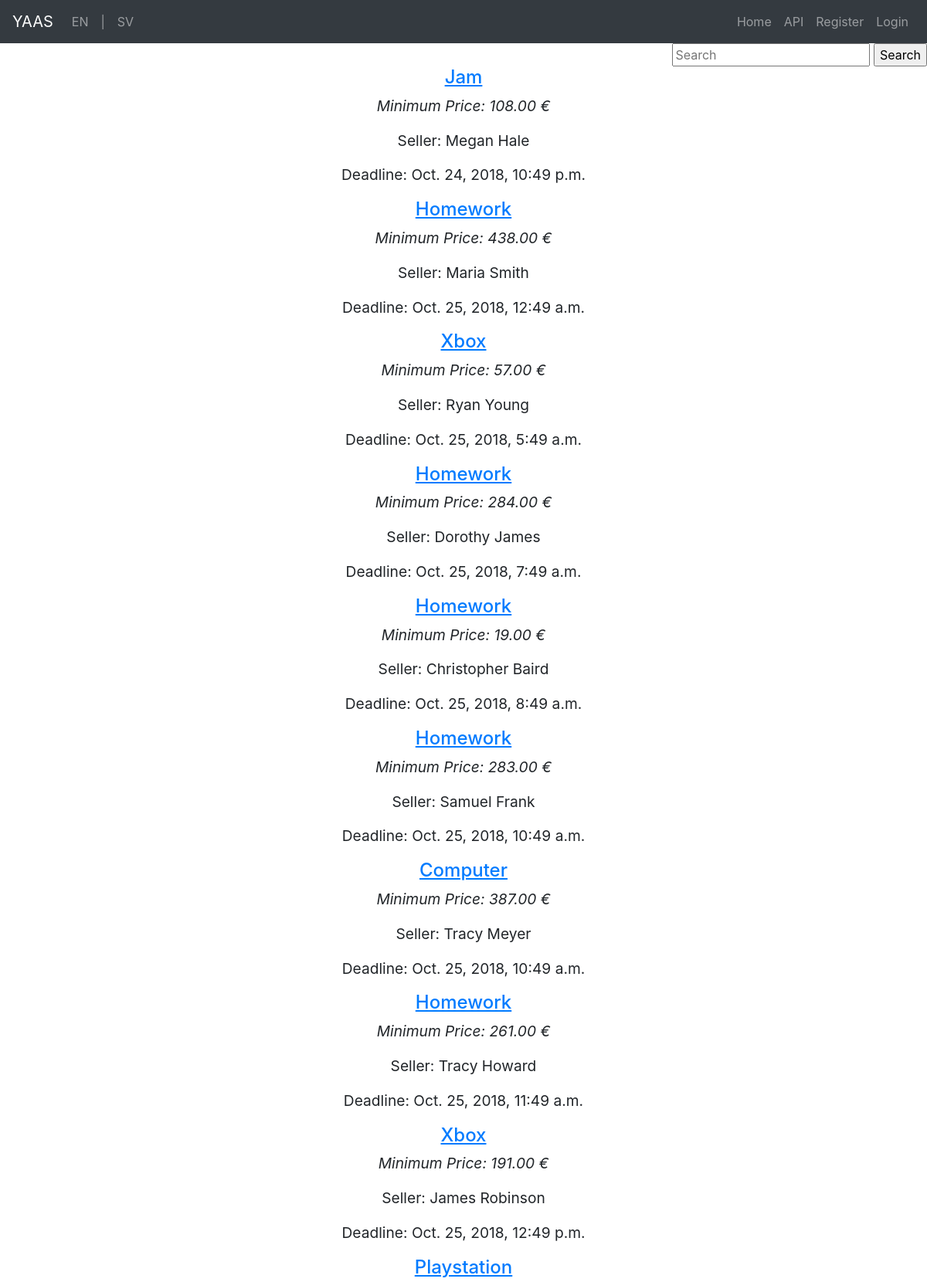
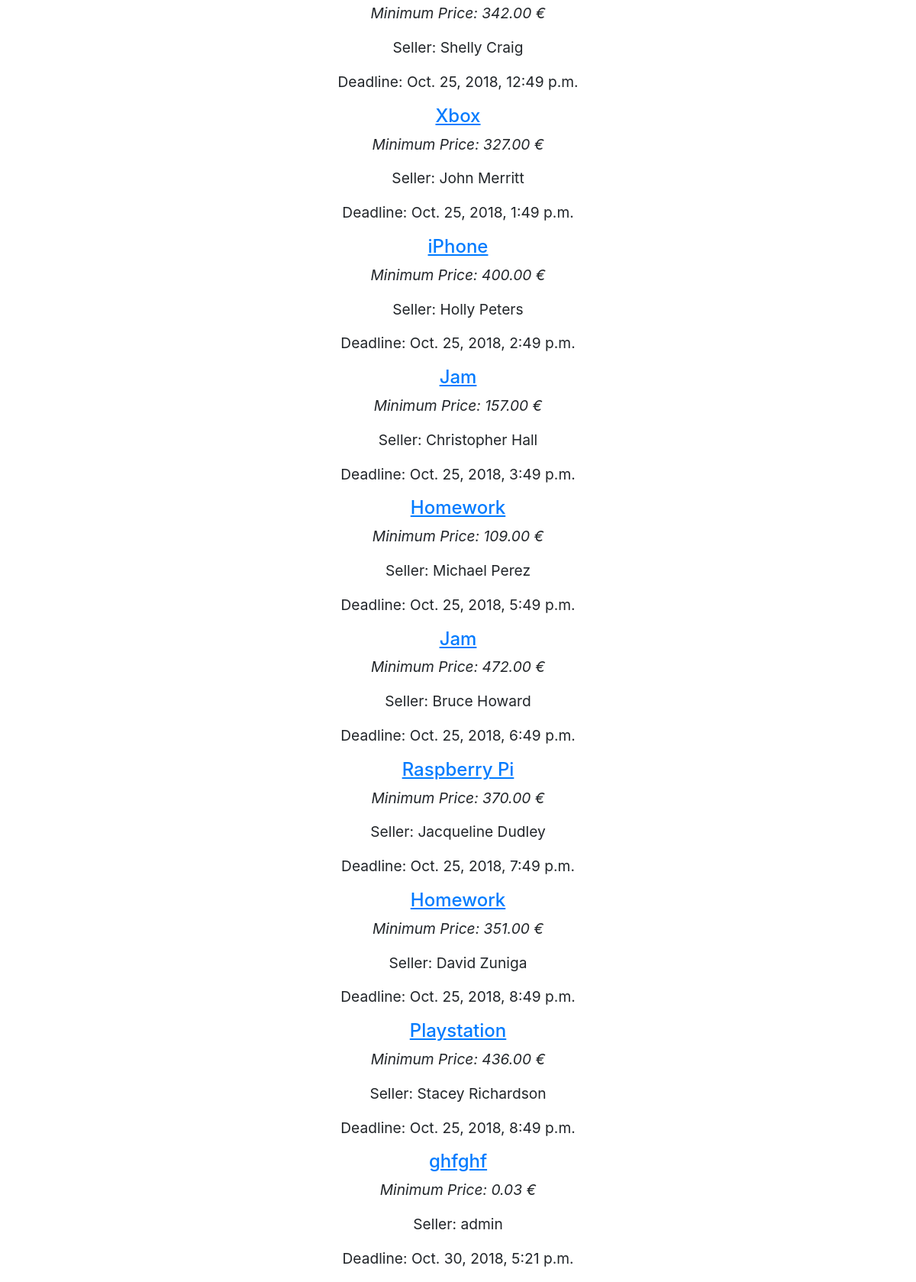
The page / on the database its author committed (2 pictures, top to bottom).
### Auctions/models.py (models this page shows, shortened)
class Auction(models.Model):
    STATUS_BANNED = 1
    STATUS_ACTIVE = 2
    STATUS_DUE = 3
    STATUS_CHOICES = ((STATUS_BANNED, 'Banned'),
                      (STATUS_ACTIVE, 'Active'),
                      (STATUS_DUE, 'Due'))
    title = models.CharField(max_length=150, blank=False)
    description = models.TextField(blank=False)
    min_price = models.DecimalField(max_digits=9, decimal_places=2, blank=False)
    deadline = models.DateTimeField(auto_now_add=False, auto_now=False)
    seller = models.ForeignKey(User, null=False, blank=False, on_delete=models.CASCADE, related_name='created_by')
    status = models.IntegerField(choices=STATUS_CHOICES, default=STATUS_ACTIVE)
    winning_bid = models.ForeignKey('Bid', null=True, blank=True, on_delete=models.CASCADE, related_name='winning_bid')
    version = ConditionalVersionField('winning_bid')  # Handle concurrency
    class Meta:
        ordering = ['deadline']

### YAAS_App/views.py (the view)
# urls.py: path('', index, name="index"),
def index(request):
    auctions = Auction.objects.all().filter(deadline__gte=timezone.now(), status=Auction.STATUS_ACTIVE)
    return render(request, "index.html", {'auctions': auctions})

### YAAS_App/templates/index.html (shortened to what this page needs)
{% extends "base.html" %}
{% load static %}
{% load i18n %}
{% block head %}
    <link rel="stylesheet" type="text/css" href="{% static 'css/main.css' %}" />
{% endblock %}
{% block content %}
    <form class="search" action="{% url "search" %}" method="get">
    <div id="search">
        <input class="search" type="text" placeholder="{% trans "Search" %}" name="q" />
        <input class="search" type="submit" value="{% trans "Search" %}" />
        </div>
    </form>
    {% for auction in auctions %}
        <a href="{% url "auction_view" auction_id=auction.id %}"><h4><u>{{ auction.title }}</u></h4></a>
        <p class="center"><i>{% trans "Minimum Price" %}: {{ auction.min_price }} €</i></p>
        {% if auction.seller.get_full_name %}
            <p class="center">{% trans "Seller" %}: {{ auction.seller.get_full_name }}</p>
            {% else %}
            <p class="center">{% trans "Seller" %}: {{ auction.seller }}</p>
        {% endif %}
        <p class="center">{% trans "Deadline" %}: {{ auction.deadline }}</p>
        {% empty %}
            <h4>{% trans "No Auctions matching the criteria!" %}</h4>
    {% endfor %}
{% endblock %}

### static/css/main.css (style rules this page uses)
h1,h2, h4, p.center { text-align:center; }
p { font-size: larger; }
form.search { overflow: hidden; }
#search { float: right; clear: both; }

### rows shown on the page
Auction: title "Jam", min_price "108.00", seller.get_full_name "Megan Hale", deadline "Oct. 24, 2018, 10:49 p.m."
Auction: title "Homework", min_price "438.00", seller.get_full_name "Maria Smith", deadline "Oct. 25, 2018, 12:49 a.m."
Auction: title "Xbox", min_price "57.00", seller.get_full_name "Ryan Young", deadline "Oct. 25, 2018, 5:49 a.m."
Auction: title "Homework", min_price "284.00", seller.get_full_name "Dorothy James", deadline "Oct. 25, 2018, 7:49 a.m."
Auction: title "Homework", min_price "19.00", seller.get_full_name "Christopher Baird", deadline "Oct. 25, 2018, 8:49 a.m."
Auction: title "Homework", min_price "283.00", seller.get_full_name "Samuel Frank", deadline "Oct. 25, 2018, 10:49 a.m."
Auction: title "Computer", min_price "387.00", seller.get_full_name "Tracy Meyer", deadline "Oct. 25, 2018, 10:49 a.m."
Auction: title "Homework", min_price "261.00", seller.get_full_name "Tracy Howard", deadline "Oct. 25, 2018, 11:49 a.m."
Auction: title "Xbox", min_price "191.00", seller.get_full_name "James Robinson", deadline "Oct. 25, 2018, 12:49 p.m."
Auction: title "Playstation", min_price "342.00", seller.get_full_name "Shelly Craig", deadline "Oct. 25, 2018, 12:49 p.m."
Auction: title "Xbox", min_price "327.00", seller.get_full_name "John Merritt", deadline "Oct. 25, 2018, 1:49 p.m."
Auction: title "iPhone", min_price "400.00", seller.get_full_name "Holly Peters", deadline "Oct. 25, 2018, 2:49 p.m."
Auction: title "Jam", min_price "157.00", seller.get_full_name "Christopher Hall", deadline "Oct. 25, 2018, 3:49 p.m."
Auction: title "Homework", min_price "109.00", seller.get_full_name "Michael Perez", deadline "Oct. 25, 2018, 5:49 p.m."
Auction: title "Jam", min_price "472.00", seller.get_full_name "Bruce Howard", deadline "Oct. 25, 2018, 6:49 p.m."
Auction: title "Raspberry Pi", min_price "370.00", seller.get_full_name "Jacqueline Dudley", deadline "Oct. 25, 2018, 7:49 p.m."
Auction: title "Homework", min_price "351.00", seller.get_full_name "David Zuniga", deadline "Oct. 25, 2018, 8:49 p.m."
Auction: title "Playstation", min_price "436.00", seller.get_full_name "Stacey Richardson", deadline "Oct. 25, 2018, 8:49 p.m."
Auction: title "ghfghf", min_price "0.03", seller "admin", deadline "Oct. 30, 2018, 5:21 p.m."
